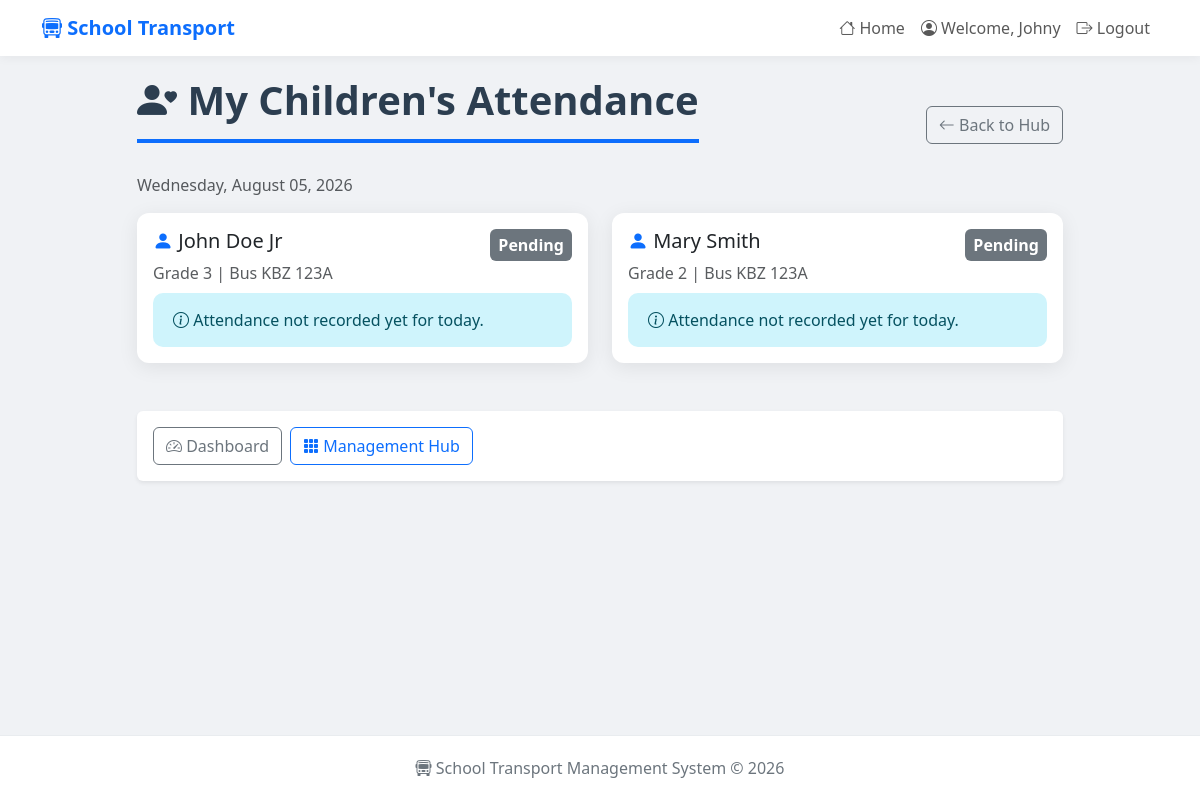
The app's page /attendance/parent/ (signed in) with its own data.
### transport/models.py (models this page shows, shortened)
class User(AbstractUser):
    USER_TYPES = (
        ('admin', 'Admin'),
        ('parent', 'Parent'),
        ('assistant', 'Assistant'),
    )
    user_type = models.CharField(max_length = 20, choices = USER_TYPES)
    phone_number = models.CharField(max_length = 15)
    is_active = models.BooleanField(default = True)
    groups = models.ManyToManyField(
        'auth.Group',
        verbose_name='groups',
        blank=True,
        help_text='The groups this user belongs to.',
        related_name="transport_user_set",
        related_query_name="transport_user",
    )
    user_permissions = models.ManyToManyField(
        'auth.Permission',
        verbose_name='user permissions',
        blank=True,
        help_text='Specific permissions for this user.',
        related_name="transport_user_set",
        related_query_name="transport_user",
    )

class Student(models.Model):
    name = models.CharField(max_length = 200)
    grade = models.CharField(max_length = 20)
    parent = models.ForeignKey(Parent, on_delete = models.CASCADE, related_name = 'children')
    bus = models.ForeignKey(Bus, on_delete = models.CASCADE, related_name = 'students')
    pick_up_location = models.CharField(max_length = 200)
    drop_off_location = models.CharField(max_length = 200)
    emergency_contact = models.CharField(max_length = 200)
    created_at = models.DateTimeField(auto_now_add = True)
    is_active = models.BooleanField(default = True)

class Bus(models.Model):
    registration = models.CharField(max_length = 50, unique = True)
    driver_name = models.CharField(max_length = 200)
    capacity = models.IntegerField()
    route_name = models.CharField(max_length = 100)
    is_active = models.BooleanField(default = True)
    created_at = models.DateTimeField(auto_now_add = True)

### transport/views.py (the view)
# urls.py: path('attendance/parent/', views.parent_attendance, name = 'parent_attendance'),
@login_required
def parent_attendance(request):
    if request.user.user_type != 'parent':
        messages.error(request, 'Access denied. Only parents can view attendance.')
        return redirect('index')
    try:
        parent = request.user.parent_profile
    except Parent.DoesNotExist:
        messages.error(request, 'Parent profile not found')
        return redirect('index')
    children = parent.children.filter(is_active = True).order_by('name')
    today = timezone.now().date()
    attendance_data = []
    for child in children:
        try:
            record = Attendance.objects.get(student = child, date = today)
            status = record.status
            pickup_time = record.pickup_time
            dropoff_time = record.dropoff_time
            has_record = True
        except Attendance.DoesNotExist:
            status = 'pending'
            pickup_time = None
            dropoff_time = None
            has_record = False
        attendance_data.append({
            'student': child,
            'status': status,
            'pickup_time': pickup_time,
            'dropoff_time': dropoff_time,
            'has_record': has_record,
            'bus': child.bus,
            'grade': child.grade,
        })
    context = {
        'children': attendance_data,
        'today': today,
        'parent': parent,
    }
    return render(request, 'transport/parent_attendance.html', context)

### transport/templates/transport/parent_attendance.html (shortened to what this page needs)
{% extends 'transport/layout.html' %}
{% block body %}
    <div class="d-flex justify-content-between align-items-center">
        <h1 class="page-title">
            <i class="bi bi-person-heart"></i>
            My Children's Attendance
        </h1>
        <div>
            <a href="{% url 'manage_payment' %}" class="btn btn-outline-secondary">
                <i class="bi bi-arrow-left"></i>
                Back to Hub
            </a>
        </div>
    </div>
    <p class="text-muted">
        {{ today|date:"l, F d, Y" }}
    </p>
    <div class="row">
        {% for child in children %}
            <div class="col-md-6 mb-4">
                <div class="card card-shadow">
                    <div class="card-body">
                        <div class="d-flex justify-content-between align-items-start">
                            <div>
                                <h5 class="card-title">
                                    <i class="bi bi-person-fill text-primary"></i>
                                    {{ child.student.name }}
                                </h5>
                                <p class="card-text text-muted">
                                    Grade {{ child.student.grade }} | Bus {{ child.bus.registration }}
                                </p>
                            </div>
                            <span class="badge
                                {% if child.status == 'picked_up' %}bg-success
                                {% elif child.status == 'dropped_off' %}bg-info
                                {% elif child.status == 'absent' %}bg-danger
                                {% elif child.status == 'late' %}bg-warning
                                {% else %}bg-secondary{% endif %}
                                fs-6 p-2">
                                {{ child.get_status_display|default:"Pending" }}
                            </span>
                        </div>
                        {% if child.has_record %}
                            <hr>
                            <div class="row text-center">
                                <div class="col-6">
                                    <small class="text-muted">Pickup</small>
                                    <p class="mb-0">
                                        {% if child.pickup_time %}
                                            <strong>
                                                {{ child.pickup_time|time:"g:i A" }}
                                            </strong>
                                        {% else %}
                                            <span class="text-muted">
                                                —
                                            </span>
                                        {% endif %}
                                    </p>
                                </div>
                                <div class="col-6">
                                    <small class="text-muted">
                                        Dropoff
                                    </small>
                                    <p class="mb-0">
                                        {% if child.dropoff_time %}
                                            <strong>
                                                {{ child.dropoff_time|time:"g:i A" }}
                                            </strong>
                                        {% else %}
                                            <span class="text-muted">
                                                —
                                            </span>
                                        {% endif %}
                                    </p>
                                </div>
                            </div>
                            <hr>
                            <div class="d-grid">
                                <a href="{% url 'attendance_detail' child.student.attendance_records.last.id %}"
                                class="btn btn-sm btn-outline-primary">
                                    <i class="bi bi-eye"></i>
                                    View Details
                                </a>
                            </div>
                        {% else %}
                            <div class="alert alert-info mt-2 mb-0">
                                <i class="bi bi-info-circle"></i>
                                Attendance not recorded yet for today.
                            </div>
                        {% endif %}
                    </div>
                </div>
            </div>
        {% endfor %}
    </div>
    <div class='mt-4'>
        <div class='card shadow-sm border-0'>
            <div class='card-body d-flex gap-2 flex-wrap'>
                <a href="{% url 'parent_dashboard' %}" class="btn btn-outline-secondary">
                    <i class="bi bi-speedometer2"></i>
                    Dashboard
                </a>
                <a href="{% url 'manage_payment' %}" class="btn btn-outline-primary">
                    <i class="bi bi-grid-3x3-gap-fill"></i>
                    Management Hub
                </a>
            </div>
        </div>
    </div>
{% endblock %}

### transport/templates/transport/layout.html (shortened to what this page needs)
<!DOCTYPE html>
<html lang = "en">
    <head>
        <link href="https://cdn.jsdelivr.net/npm/bootstrap@5.3.2/dist/css/bootstrap.min.css" rel="stylesheet">
        <link rel="stylesheet" href="https://cdn.jsdelivr.net/npm/bootstrap-icons@1.11.3/font/bootstrap-icons.min.css">
    </head>
    <body>
        <nav class="navbar navbar-expand-lg navbar-light bg-white">
            <div class="container">
                <a class="navbar-brand" href = "{% url 'index' %}">
                    <i class="bi bi-bus-front"></i>
                    School Transport
                </a>
                <div class="collapse navbar-collapse" id="navbarNav">
                    <ul class="navbar-nav ms-auto">
                        <li class="nav-item">
                            <a class="nav-link" href = "{% url 'index' %}">
                                <i class="bi bi-house"></i>
                                Home
                            </a>
                        </li>
                        {% if user.is_authenticated %}
                            <li class="nav-item">
                                <span class="nav-link">
                                    <i class="bi bi-person-circle"></i>
                                    Welcome, {{ user.username }}
                                </span>
                            </li>
                            <li class="nav-item">
                                <a class="nav-link" href = "{% url 'logout' %}">
                                    <i class="bi bi-box-arrow-right"></i>
                                    Logout
                                </a>
                            </li>
                        {% endif %}
                    </ul>
                </div>
            </div>
        </nav>
        <div class="container main-container">
            <div class="row justify-content-center">
                <div class="col-lg-10">
                    {% block body %}
                    {% endblock %}
                </div>
            </div>
        </div>
        <footer class="footer">
            <div class="container">
                <p class="mb-0">
                    <i class="bi bi-bus-front"></i>
                    School Transport Management System &copy; 2026
                </p>
            </div>
        </footer>
    </body>
</html>

### transport/templates/transport/layout.html (style rules this page uses)
body { background-color: #f0f2f5; min-height: 100vh; display: flex; flex-direction: column; }
.main-container { flex: 1; padding-top: 20px; padding-bottom: 40px; }
.card-shadow { box-shadow: 0 4px 20px rgba(0,0,0,0.08); border: none; border-radius: 12px; transition: transform 0.2s ease; }
.navbar-brand { font-weight: 700; color: #0d6efd !important; }
.navbar { box-shadow: 0 2px 10px rgba(0,0,0,0.05); background: white !important; }
.page-title { color: #2c3e50; font-weight: 700; margin-bottom: 30px; border-bottom: 4px solid #0d6efd; padding-bottom: 15px; }
.alert { border-radius: 10px; border: none; padding: 15px 20px; }
.footer { margin-top: auto; padding: 20px 0; background: white; border-top: 1px solid #e9ecef; text-align: center; color: #6c757d; }

### records on screen
User: username "Johny"
Student: student.name "John Doe Jr", student.grade "3", bus.registration "KBZ 123A", status "Pending"
Student: student.name "Mary Smith", student.grade "2", bus.registration "KBZ 123A", status "Pending"
